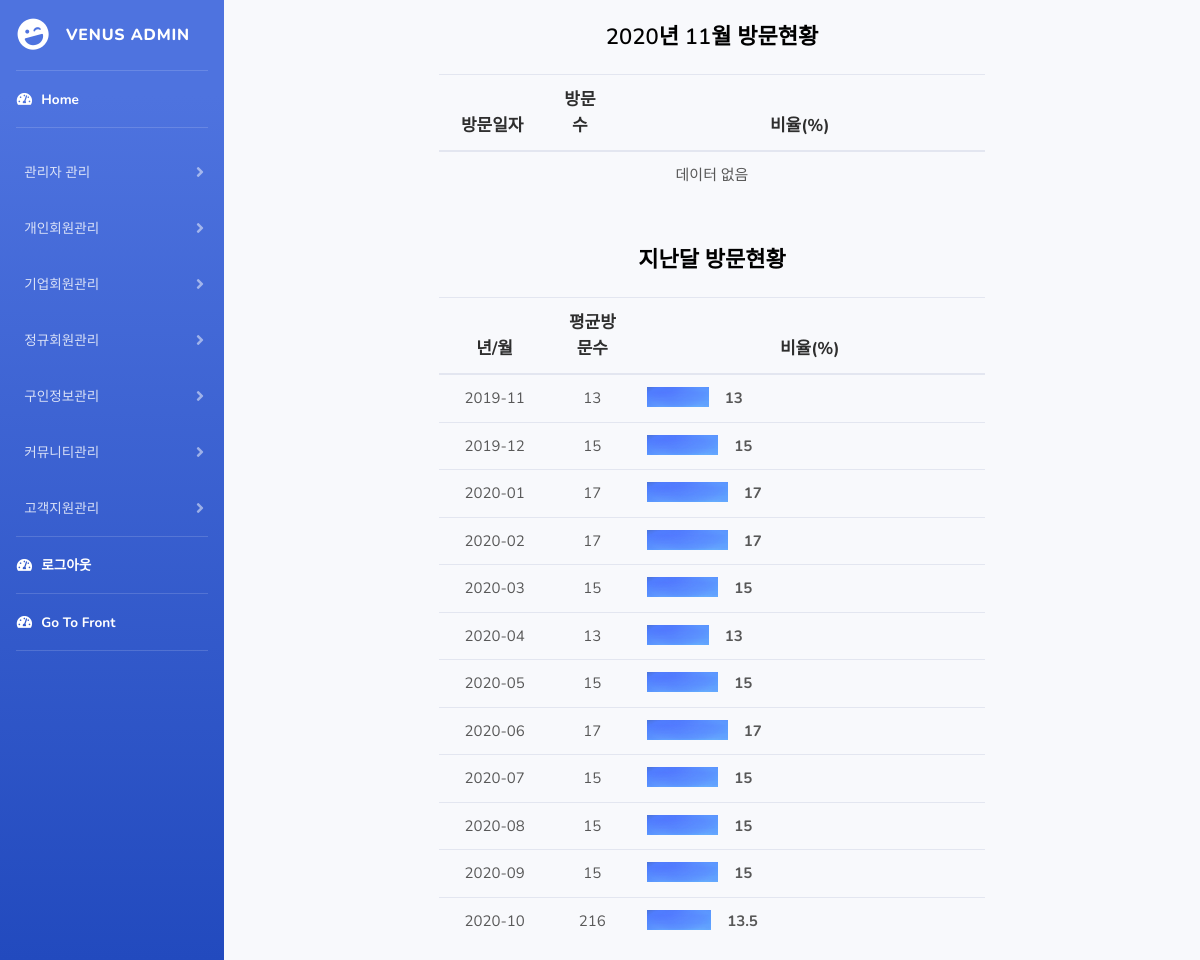
Screenshot of /admin/index.php (signed in) with the database file from the repository.
### tables this page shows
CREATE TABLE IF NOT EXISTS `visit` (
  `date` date NOT NULL,
  `count` int(11) NOT NULL,
  PRIMARY KEY (`date`)
);

### admin/session.php (called while the page is built, shortened)
<?php
    if(isset($_SESSION["adminId"])){
        $loginType="admin";
    }
?>

### admin/db/jhDbcon.php (called while the page is built, shortened)
<?php
$maria_connect = mysqli_connect('localhost', 'sstyler7', 'hyukfamilly1!!', 'sstyler7');
$maria_connect -> set_charset("utf8");
function mq($sql){
  global $maria_connect;
  return $maria_connect->query($sql);
}

### admin/home/yearVisit.php (the view)
<div class="col-sm-7 mt-5 mr-auto ml-auto">
    <h1 class="mb-3 text-center" style=""> 지난달 방문현황</h1>
        <table class="table mt-4 text-center">
            <thead>
                <tr>
                    <th scope="col" width="60">년/월</td>
                    <th scope="col" width="30">평균방문수</td>
                    <th scope="col" width="210">비율(%)</td>
                </tr>
            </thead>
            <tbody>
            <?php
                $sql = mq("select * from visit order by date ");
                $row_num= mysqli_num_rows($sql);
                if($row_num>0){
                    $total=0;
                    $day=0;
                    $current_month='11';
                    $current_day='2019-11';
                    while($board = $sql->fetch_array()){
                        $month=substr($board['date'],5,2);
                        if($current_month!=$month){
                            $visit=($total/$day);
                            $width=($visit/210)*1000;
                            echo "<tr>";
                            echo "<td>".$current_day."</td>";
                            echo "<td>".$total." </td>";
                            echo "<td class='text-left'><img src='./static/img/box.jpg' align='LEFT' width='".$width."' height='20' valign='center'/><font class='p-3'><b>".$visit."</b></font></td>";
                            echo "</tr>";
                            $current_day=substr($board['date'],0,7);
                            $current_month=$month;
                            $total=0;
                            $day=0;
                        }
                        $total+=$board['count'];
                        $day++;
                    }
                    if($total!=0&&$day!=0){
                        $visit=($total/$day);
                        $width=($visit/210)*1000;
                        echo "<tr>";
                        echo "<td>".$current_day."</td>";
                        echo "<td>".$total." </td>";
                        echo "<td class='text-left'><img src='./static/img/box.jpg' align='LEFT' width='".$width."' height='20' valign='center'/><font class='p-3'><b>$visit</b></font></td>";
                        echo "</tr>";
                    }
                }else{
                    echo "<tr>";
                        echo "<td colspan=3>데이터 없음</td>";
                     echo "</tr>";
                }
            ?>
            </tbody>
        </table>
</div>

### admin/nav.php (shortened to what this page needs)
<?php
include_once 'session.php';
?>
<!DOCTYPE html>
<html lang="en">
<head>
  <link href="static/vendor/fontawesome-free/css/all.min.css" rel="stylesheet" type="text/css">
  <link href="static/css/style.css" rel="stylesheet" type="text/css">
  <link href="static/css/sb-admin-2.min.css" rel="stylesheet">
</head>
<body id="page-top">
  <div id="wrapper">
    <ul class="navbar-nav bg-gradient-primary sidebar sidebar-dark accordion" id="accordionSidebar">
      <a class="sidebar-brand d-flex align-items-center justify-content-center" href="index.php">
        <div class="sidebar-brand-icon rotate-n-15">
          <i class="fas fa-laugh-wink"></i>
        </div>
        <div class="sidebar-brand-text mx-3">Venus Admin</div>
      </a>
      <hr class="sidebar-divider my-0">
      <li class="nav-item active">
        <a class="nav-link" href="index.php">
          <i class="fas fa-fw fa-tachometer-alt"></i>
          <span>Home</span></a>
      </li>
      <hr class="sidebar-divider">
      <?php if($loginType=="admin"){ ?>
      <li class="nav-item">
        <a class="nav-link collapsed" href="#" data-toggle="collapse" data-target="#collapseAdmin" aria-expanded="true"
          aria-controls="collapseAdmin">
          <span>관리자 관리</span>
        </a>
      </li>
      <li class="nav-item">
        <a class="nav-link collapsed" href="#" data-toggle="collapse" data-target="#collapseMember" aria-expanded="true"
          aria-controls="collapseMember">
          <span>개인회원관리</span>
        </a>
      </li>
      <li class="nav-item">
        <a class="nav-link collapsed" href="#" data-toggle="collapse" data-target="#collpaseMemberEnter"
          aria-expanded="true" aria-controls="collpaseMemberEnter">
          <span>기업회원관리</span>
        </a>
      </li>
      <?php  }?>
      <li class="nav-item">
        <a class="nav-link collapsed" href="#" data-toggle="collapse" data-target="#collpaseRegularMember"
          aria-expanded="true" aria-controls="collpaseRegularMember">
          <span>정규회원관리</span>
        </a>
      </li>
      <li class="nav-item">
        <a class="nav-link collapsed" href="#" data-toggle="collapse" data-target="#collpaseJobInfo"
          aria-expanded="true" aria-controls="collpaseJobInfo">
          <span>구인정보관리</span>
        </a>
      </li>
      <?php  if($loginType=="admin"){ ?>
      <li class="nav-item">
        <a class="nav-link collapsed" href="#" data-toggle="collapse" data-target="#collpaseCommunity"
          aria-expanded="true" aria-controls="collpaseCommunity">
          <span>커뮤니티관리</span>
        </a>
      </li>
      <li class="nav-item">
        <a class="nav-link collapsed" href="#" data-toggle="collapse" data-target="#collpaseSupport"
          aria-expanded="true" aria-controls="collpaseSupport">
          <span>고객지원관리</span>
        </a>
      </li>
      <?php  }?>
      <hr class="sidebar-divider my-0">
      <li class="nav-item active">
        <a class="nav-link" href="logout.php">
          <i class="fas fa-fw fa-tachometer-alt"></i>
          <span>로그아웃</span></a>
      </li>
            <hr class="sidebar-divider my-0">
      <li class="nav-item active">
        <a class="nav-link" href="/venus/index.php">
          <i class="fas fa-fw fa-tachometer-alt"></i>
          <span>Go To Front</span></a>
      </li>
      <hr class="sidebar-divider d-none d-md-block">
    </ul>

### admin/index.php (shortened to what this page needs)
<?php
  include_once('./db/jhDbcon.php');
  include_once 'nav.php';
?>
<link href="static/css/board.css" rel="stylesheet" type="text/css">
<link href="static/css/index.css" rel="stylesheet" type="text/css">
<div id="content-wrapper" class="d-flex flex-column">
    <div id="content">
        <?php
            if($loginType=="admin"){
            include_once('./home/monthVisit.php');
            include_once('./home/yearVisit.php');
            }
            else{
            }
        ?>
    </div>
</div>
</body>
</html>

### admin/home/monthVisit.php (shortened to what this page needs)
<div class="col-sm-7 mt-4 mr-auto ml-auto">
            <?php $today=date('Y-m-01');?>
            <h1 class="mb-3 text-center" style=""><?php echo substr($today,0,4);?>년 <?php echo substr($today,5,2);?>월 방문현황  </h1>
            <table class="table mt-4 text-center">
                <thead>
                    <tr>
                        <th scope="col" width="60">방문일자</td>
                        <th scope="col" width="30">방문수</td>
                        <th scope="col" width="210">비율(%)</td>
                    </tr>
                </thead>
                <tbody>
                    <?php
                            $day=0;
                            if($day<=0){
                                echo "<tr>";
                                    echo "<td colspan=3>데이터 없음</td>";
                            echo "</tr>";
                        } ?>
                </tbody>
            </table>
        </div>

### admin/static/css/index.css (style rules this page uses)
h1 { color: black; font-size: 22px; font-weight: 600; }
th { color: #2E2E2E; margin: 0px; padding: 0px; font-size: 17px; }
td { color: #585858; margin: 0px; padding: 0px; font-size: 15px; }

### rows the page displays
visit: total "13", visit "13", date "2019-12"
visit: total "15", visit "15", date "2020-01"
visit: total "17", visit "17", date "2020-02"
visit: total "17", visit "17", date "2020-03"
visit: total "15", visit "15", date "2020-04"
visit: total "13", visit "13", date "2020-05"
visit: total "15", visit "15", date "2020-06"
visit: total "17", visit "17", date "2020-07"
visit: total "15", visit "15", date "2020-08"
visit: total "15", visit "15", date "2020-09"
visit: total "15", visit "15", date "2020-10"

### other values shown
$total "216"
$visit "13.5"
